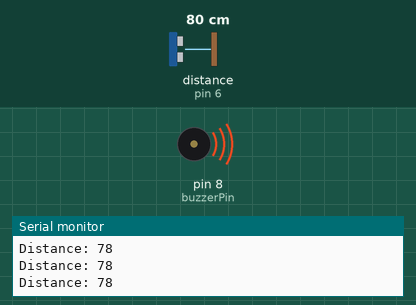
Recording of a sketch running on a simulated Arduino Uno, built with avr-gcc and run on an emulated ATmega328P. On the bench: buzzer (waves = sounding, pin HIGH), the last lines printed to the serial monitor. Wiring (inferred from the names in the program): ultrasonic range finder: trigger pin 5; echo pin 6. The test bench sets the inputs (shaded band); at power-on: distance to the obstacle (sensor on pin 6) 80 cm. The echo pulse lasts 58.3 µs per cm; pins used as bus, display or sensor lines are not drawn.

Above: at 1.01 s.
1.3 s: distance to the obstacle (sensor on pin 6) set to 197 cm
At 2.2 s:
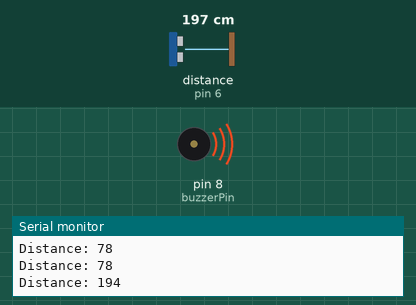
4.3 s: distance to the obstacle (sensor on pin 6) set to 208 cm
At 5.2 s:
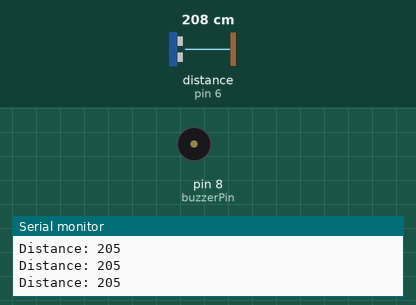
Timing chart, 0 to 7.3 s (numbered marks = the images above; inputs shaded):
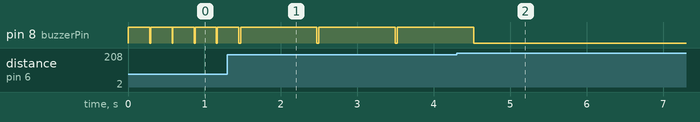

Measured:
- the behaviour switches between 202 and 203 cm on distance to the obstacle (sensor on pin 6) (found by bisection; images 1 and 2)
- after the input at 1.3 s, pin 8 (buzzerPin): alternates HIGH for 1.0 s and LOW for 0.02 s, starting after 1.2 s
- after the input at 4.3 s, pin 8 (buzzerPin): goes on until 4.5 s, then stays LOW
- by itself, pin 8 (buzzerPin): alternates HIGH for 0.28 s and LOW for 0.01 s

The sketch:

EcholocationProject.ino
```cpp
// This code uses an ultrasonic sensor to measure distance.
// The distance is then used to control a buzzer.

// Defines pins numbers
const int trigPin = 5;
const int echoPin = 6;
const int buzzerPin = 8;


// Defines variables
long duration;
int distance = 0;

void setup() {
  // Sets the trigPin as an Output
  pinMode(trigPin, OUTPUT);

  // Sets the echoPin as an Input
  pinMode(echoPin, INPUT);

  // Sets the buzzerPin as an Output
  pinMode(buzzerPin, OUTPUT);

  // Starts the serial communication
  Serial.begin(9600);
}

void loop() {
  // Measures the distance to the nearest object using the ultrasonic sensor
  distance = measureDistance();

  // Checks the distance and turns on the buzzer accordingly
  if (distance < 50) {
    // The object is very close
    digitalWrite(buzzerPin, HIGH);
  } else if (distance > 50 && distance < 150) {
    // The object is within range
    digitalWrite(buzzerPin, HIGH);
    delay(10 * (distance - 50));
    digitalWrite(buzzerPin, LOW);
  } else if (distance > 150 && distance < 200) {
    // The object is getting close
    digitalWrite(buzzerPin, HIGH);
    delay(1000);
    digitalWrite(buzzerPin, LOW);
  } else {
    // The object is far away
    digitalWrite(buzzerPin, LOW);
  }

  // Waits for 10 microseconds before clearing the trigPin
  delayMicroseconds(10);

  // Clears the trigPin
  digitalWrite(trigPin, LOW);

  // Waits for 2 microseconds
  delayMicroseconds(2);

  // Sets the trigPin on HIGH state for 10 micro seconds
  digitalWrite(trigPin, HIGH);

  // Waits for 10 microseconds
  delayMicroseconds(10);

  // Clears the trigPin
  digitalWrite(trigPin, LOW);

  // Reads the echoPin, returns the sound wave travel time in microseconds
  duration = pulseIn(echoPin, HIGH);

  // Calculating the distance
  distance = duration * 0.034 / 2;

  // Prints the distance on the Serial Monitor
  Serial.print("Distance: ");
  Serial.println(distance); // distance is the returned integer, it is the distance in cm
}

// This function measures the distance to the nearest object using the ultrasonic sensor.
long measureDistance() {
  // Clears the trigPin
  digitalWrite(trigPin, LOW);

  // Waits for 2 microseconds
  delayMicroseconds(2);

  // Sets the trigPin on HIGH state for 10 micro seconds
  digitalWrite(trigPin, HIGH);

  // Waits for 10 microseconds
  delayMicroseconds(10);

  // Clears the trigPin
  digitalWrite(trigPin, LOW);

  // Reads the echoPin, returns the sound wave travel time in microseconds
  long duration = pulseIn(echoPin, HIGH);

  // Calculating the distance
  return duration * 0.034 / 2;

}
```
